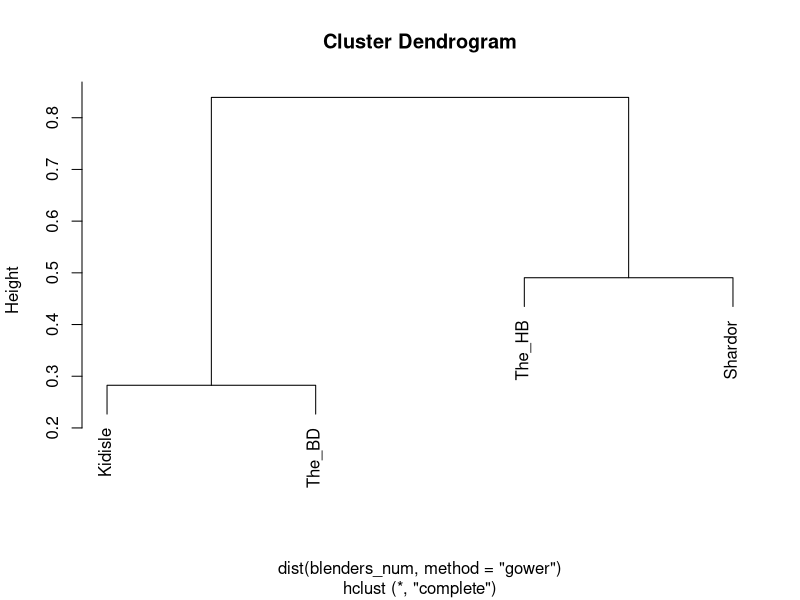

This figure's R source:
## ---- chunk 1
install.packages("proxy", dependencies=TRUE)
## ---- chunk 2
library(proxy)
## ---- chunk 3
blenders<-read.table("blenders.txt", header=TRUE)
## ---- chunk 4
blenders
## ---- chunk 5
blenders_num<-blenders[,-1]
rownames(blenders_num)<-blenders$blenders
simil(blenders_num, method="gower")
## ---- chunk 6
h1<-hclust(dist(blenders_num, method="gower"))
plot(h1)
